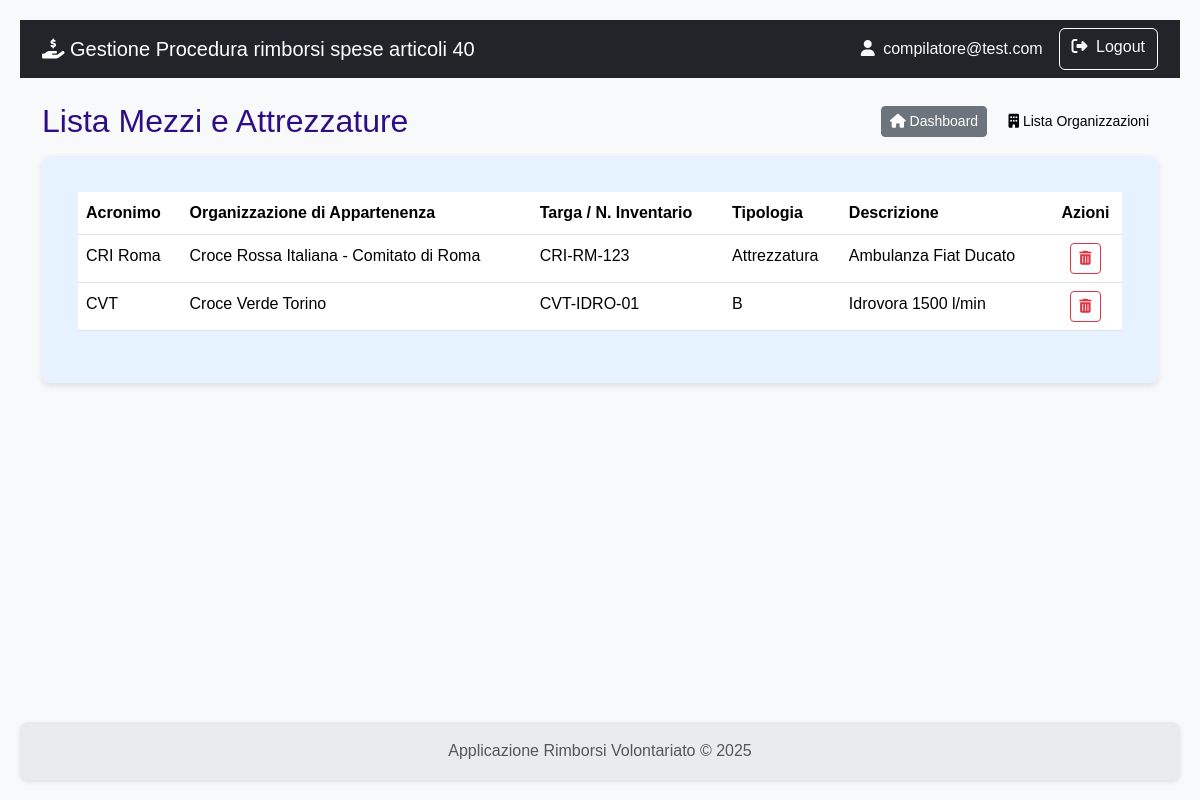
Page /anagrafica/mezzi (signed in) on the committed database.
### rimborsi/models.py (models this page shows)
class User(db.Model, UserMixin):
    id = db.Column(db.Integer, primary_key=True)
    username = db.Column(db.String(80), nullable=False)
    email = db.Column(db.String(120), nullable=False)
    password_hash = db.Column(db.String(120), nullable=False)
    role = db.Column(db.String(20), nullable=False)
    organizzazioni = db.relationship('Organizzazione', secondary=associazione_utente_organizzazione, back_populates='utenti_compilatori')
    __table_args__ = (
        db.UniqueConstraint('username', name='uq_user_username'),
        db.UniqueConstraint('email', name='uq_user_email'),
    )

class MezzoAttrezzatura(db.Model):
    id = db.Column(db.Integer, primary_key=True)
    tipologia = db.Column(db.String(1), nullable=False)
    targa_inventario = db.Column(db.String(50), nullable=False) # Rimosso unique=True
    descrizione = db.Column(db.String(200))
    organizzazione_id = db.Column(db.Integer, db.ForeignKey('organizzazione.id'), nullable=False)
    impieghi = db.relationship('ImpiegoMezzoAttrezzatura', backref='mezzo_attrezzatura', lazy=True)
    __table_args__ = (db.UniqueConstraint('targa_inventario', name='uq_mezzoattrezzatura_targa_inventario'),)

class Organizzazione(db.Model):
    id = db.Column(db.Integer, primary_key=True)
    nome = db.Column(db.String(150), nullable=False)
    acronimo = db.Column(db.String(20))
    codice_interno = db.Column(db.String(20)) # Rimosso unique=True
    indirizzo = db.Column(db.String(200))
    mezzi = db.relationship('MezzoAttrezzatura', backref='organizzazione', lazy=True)
    richieste = db.relationship('Richiesta', backref='organizzazione', lazy=True)
    utenti_compilatori = db.relationship('User', secondary=associazione_utente_organizzazione, back_populates='organizzazioni')
    __table_args__ = (db.UniqueConstraint('codice_interno', name='uq_organizzazione_codice_interno'),)

### rimborsi/anagrafica/routes.py (the view)
@anagrafica_bp.route('/mezzi')
@login_required
def lista_tutti_mezzi():
    mezzi = MezzoAttrezzatura.query.join(Organizzazione).order_by(Organizzazione.nome, MezzoAttrezzatura.targa_inventario).all()
    return render_template('anagrafica/lista_tutti_mezzi.html', mezzi=mezzi)

### rimborsi/templates/anagrafica/lista_tutti_mezzi.html (shortened to what this page needs)
{% extends 'base.html' %}
{% block content %}
    <div class="d-flex justify-content-between align-items-center mb-3">
        <div>
            <h2 class="mb-0">Lista Mezzi e Attrezzature</h2>
        </div>
        <div>
            <a href="{{ url_for('main.dashboard') }}" class="btn btn-secondary btn-sm me-2">
                <i class="fas fa-home"></i> Dashboard
            </a>
            <a href="{{ url_for('anagrafica.lista_organizzazioni') }}" class="btn btn-light btn-sm">
                <i class="fas fa-building"></i> Lista Organizzazioni
            </a>
        </div>
    </div>
    <div class="card shadow-sm">
        <div class="card-body">
            <table class="table table-hover">
                <thead>
                    <tr>
                        <th>Acronimo</th>
                        <th>Organizzazione di Appartenenza</th>
                        <th>Targa / N. Inventario</th>
                        <th>Tipologia</th>
                        <th>Descrizione</th>
                        <th class="text-center">Azioni</th>
                    </tr>
                </thead>
                   <tbody>
                    {% for mezzo in mezzi %}
                    <tr>
                        <td>{{ mezzo.organizzazione.acronimo }}</td>
                        <td>{{ mezzo.organizzazione.nome }}</td>
                        <td>{{ mezzo.targa_inventario }}</td>
                        <td>
                            {% if mezzo.tipologia == 'M' %}
                                Autoveicolo
                            {% elif mezzo.tipologia == 'A' %}
                                Attrezzatura
                            {% else %}
                                {{ mezzo.tipologia }}
                            {% endif %}
                        </td>
                        <td>{{ mezzo.descrizione }}</td>
                        <td class="text-center">
                             <form action="{{ url_for('anagrafica.cancella_mezzo', mezzo_id=mezzo.id) }}" method="POST" class="d-inline">
                                <button type="submit" class="btn btn-outline-danger btn-sm" onclick="return confirm('Sei sicuro di voler eliminare questo elemento?');" title="Elimina">
                                    <i class="fas fa-trash-alt"></i>
                                </button>
                            </form>
                        </td>
                    </tr>
                    {% else %}
                    <tr>
                        <td colspan="6" class="text-center">Nessun mezzo trovato nel sistema.</td>
                    </tr>
                    {% endfor %}
                </tbody>
            </table>
        </div>
    </div>
{% endblock %}

### rimborsi/templates/base.html (shortened to what this page needs)
<!doctype html>
<html lang="it" class="h-100">
<head>
    <link href="https://cdn.jsdelivr.net/npm/bootstrap@5.3.3/dist/css/bootstrap.min.css" rel="stylesheet" xintegrity="sha384-QWTKZyjpPEjISv5WaRU9OFeRpok6YctnYmDr5pNlyT2bRjXh0JMhjY6hW+ALEwIH">
    <link rel="stylesheet" href="https://cdnjs.cloudflare.com/ajax/libs/font-awesome/6.5.2/css/all.min.css" xintegrity="sha512-SnH5WK+bZxgPHs44uWIX+LLJAJ9/2PkPKZ5QiAj6Ta86w+fsb2TkcmfRyVX3pBnMFcV7oQPJkl9QevSCWr3W6A==" />
    <link rel="stylesheet" href="{{ url_for('static', filename='css/styles.css') }}">
</head>
<body>
    <nav class="navbar navbar-expand-lg navbar-dark bg-dark">
        <div class="container">
            <a class="navbar-brand" href="{{ url_for('auth.index') }}">
                <i class="fas fa-hand-holding-dollar"></i>
                Gestione Procedura rimborsi spese articoli 40
            </a>
            <div class="collapse navbar-collapse" id="navbarNav">
                <div class="d-flex ms-auto">
                    {% if current_user.is_authenticated %}
                        <span class="navbar-text me-3 text-light">
                            <i class="fas fa-user me-1"></i> {{ current_user.email }}
                        </span>
                        <a href="{{ url_for('auth.logout') }}" class="btn btn-outline-light">
                            <i class="fas fa-sign-out-alt me-1"></i> Logout
                        </a>
                    {% else %}
                        <a href="{{ url_for('auth.registrati') }}" class="btn btn-outline-light me-2">Registrati</a>
                        <a href="{{ url_for('auth.login') }}" class="btn btn-outline-light">Login</a>
                    {% endif %}
                </div>
            </div>
        </div>
    </nav>
    <main class="container my-4">
        {% block content %}{% endblock %}
    </main>
    <footer class="footer mt-auto py-3">
        <div class="container text-center">
            <span class="text-muted">Applicazione Rimborsi Volontariato &copy; 2025</span>
        </div>
    </footer>
</body>
</html>

### rimborsi/static/css/styles.css (style rules this page uses)
:root { --color-primary: #2e0e86; --color-primary-hover: #142fca; --color-text-light: #ffffff; --color-card-bg: #e6f2ff; --color-card-text: #00366d; --color-bg: #f4f4f4; --color-text-dark: #333; --color-link: #0055a4; --border-radius: 8px; --box-shadow: 0 2px 4px rgba(0, 0, 0, 0.1); --box-shadow-card: 0 3px 6px rgba(0, 0, 0, 0.1); --transition-standard: all 0.3s ease; }
body { font-family: Arial, sans-serif; background-color: var(--color-bg); color: var(--color-text-dark); margin: 0; padding: 20px; line-height: 1.6; }
h1, h2, h3, h4, h5, h6 { color: var(--color-primary); margin-top: 0; }
a { color: var(--color-link); text-decoration: none; }
.card { flex: 1; background-color: var(--color-card-bg); color: var(--color-card-text); border-radius: var(--border-radius); padding: 20px; box-shadow: var(--box-shadow-card); transition: transform 0.2s ease-in-out; border: none; }
.card-body i { transition: var(--transition-standard); }
.shadow-sm { box-shadow: var(--box-shadow-card) !important; }
.text-center { text-align: center; }
.footer { display: flex; justify-content: left; gap: 20px; background-color: var(--color-primary); padding: 15px 20px; border-radius: var(--border-radius); margin-top: 20px; box-shadow: var(--box-shadow); }

### rimborsi/templates/base.html (style rules this page uses)
body { display: flex; flex-direction: column; min-height: 100vh; background-color: #f8f9fa; }
main { flex: 1; }
.footer { background-color: #e9ecef; }

### rows in the picture
User: email "compilatore@test.com"
MezzoAttrezzatura: organizzazione.acronimo "CRI Roma", organizzazione.nome "Croce Rossa Italiana - Comitato di Roma", targa_inventario "CRI-RM-123", tipologia "Attrezzatura", descrizione "Ambulanza Fiat Ducato"
MezzoAttrezzatura: organizzazione.acronimo "CVT", organizzazione.nome "Croce Verde Torino", targa_inventario "CVT-IDRO-01", tipologia "B", descrizione "Idrovora 1500 l/min"
